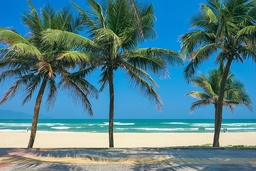
#> input picture ML_basis/LinearRegression/beach.jpg, 256 x 171 px, shrunk from 730 x 487 before the run
$ python imglm.py
#> lines starting #> are read from the running program, lines starting #| are printed output that depends on the picture
from sklearn import linear_model
import numpy as np
import matplotlib.pyplot as plt
from PIL import Image
from PIL import *


# Read image to numpy array or pandas dataframe
imFrame = Image.open('../LinearRegression/beach.jpg')
#> imFrame is the input picture: PIL image 256x171 RGB; mean R, G, B 82.4, 128.6, 138.4
[width, height] = imFrame.size
#> width = 256; height = 171
npFrame = np.array(imFrame.getdata())
print(npFrame)
#> (printed output is left out)

# Fitting model of RGB
x1 = np.array([npFrame[:, 0]]).T
x2 = np.array([npFrame[:, 1]]).T
y = np.array([npFrame[:, 2]]).T
A = np.concatenate((x1, x2), axis=1)
#> A = 43776 pairs, first value 0 to 255, second value 3 to 255
# print(A)
lr = linear_model.LinearRegression()
lr.fit(A, y)
print(lr.coef_)

img_new = im = Image.new(mode="RGB", size=(width, height))
#> img_new: PIL image 256x171 RGB; every value is 0

for i in range(width):
    for j in range(height):
        [r, g, b] = imFrame.getpixel((i, j))
        b = lr.predict([[r, g]])
        value = (r, g, int(b))
        img_new.putpixel((i, j), value)
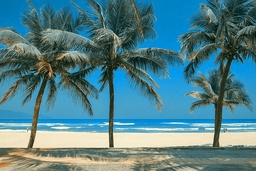
#> img_new: PIL image 256x171 RGB; mean R, G, B 82.4, 128.6, 137.9

# for i in range(len(img_new)):
#     img_new[i] = [img[i][0], img[i][1], lr.predict([[img[i][0], img[i][1]]])]
# img_new = img_new.reshape(height, width, 3)
plt.imshow(img_new)
plt.pause(60)
